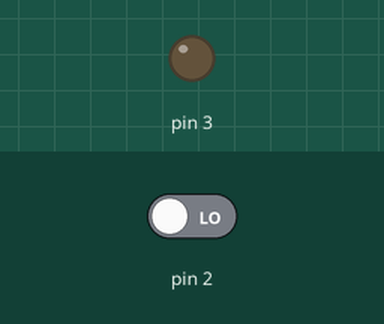
Recording of a sketch running on a simulated Arduino Uno, built with avr-gcc and run on an emulated ATmega328P. On the bench: output pins drawn as LEDs (lit = HIGH). The inputs (shaded band) are chosen by the test bench; at power-on: pin 2 LOW.

Above: at 1.2 s.
1.3 s: pin 2 driven HIGH
At 2.1 s:
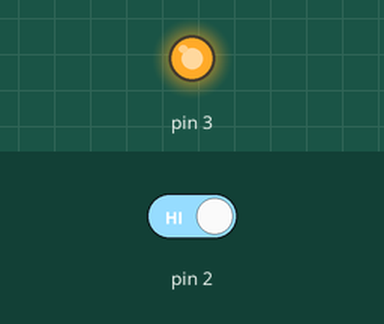
Timing chart, 0 to 4.3 s (numbered marks = the images above; inputs shaded):
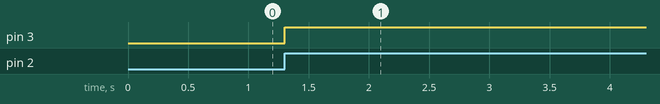

The sketch:

8_arduino-basic_Interrupt.ino
```cpp
// https://www.tinkercad.com/things/1kfqVmMh2q2


volatile boolean ledOn = false; //volatile! ,

void setup()
{
    pinMode(3, OUTPUT);
    pinMode(2, INPUT);
    attachInterrupt(0, buttonPressed, RISING);  // 0 = 2(iterrupt ID), Executed Function (buttonPressed), RISING = LOW -> HIGH (RISING / FALLING / CHANGE/ HIGH/ LOW _-_)
    // UNO Accept pin 2, 3 (as 0, 1)
}

void loop()
{

}  //if(digitalRead(2) == HIGH) digitalWrite(3, HIGH);


void buttonPressed() //iterrupt serviece rutine
{ //! DONT Use delay, dont use serial prin, shared variables is volatile, keep it short
    if(ledOn)
    {
        ledOn = false;
        digitalWrite(3, LOW);
    }
    else
    {
        ledOn = true;
        digitalWrite(3, HIGH);
    }

}
```

Measured:
- after the input at 1.3 s, pin 3: LOW → HIGH at once
